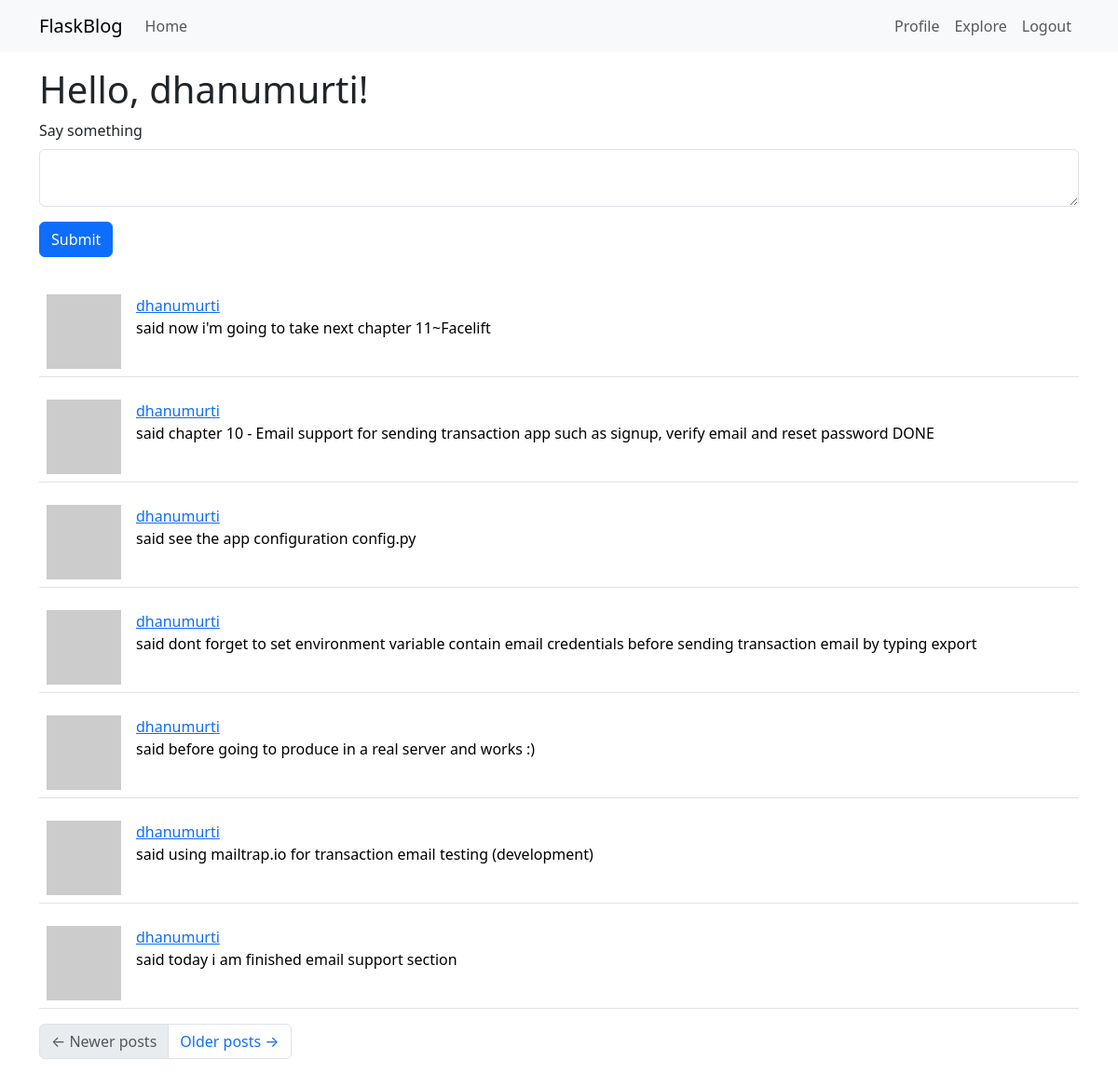
Before: /index (signed in) with the older database file.
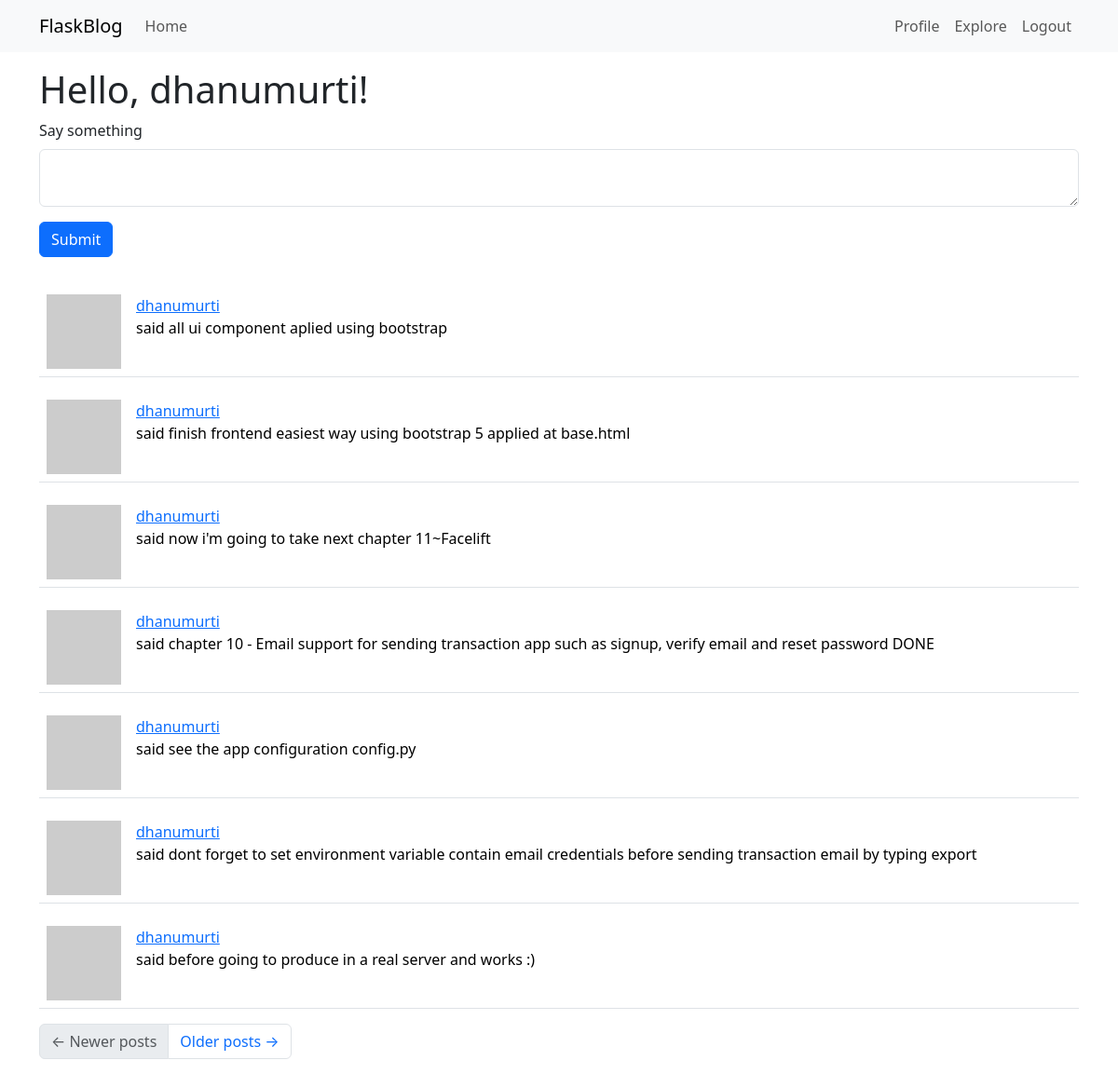
After: the same page with the newer database file.
### app/models.py (models this page shows, shortened)
class Post(db.Model):
    id = db.Column(db.Integer, primary_key=True)
    body = db.Column(db.String(140))
    timestamp = db.Column(db.DateTime, index=True, default=datetime.utcnow)
    user_id = db.Column(db.Integer, db.ForeignKey('user.id'))

class User(UserMixin, db.Model):
    id = db.Column(db.Integer, primary_key=True)
    username = db.Column(db.String(64), index=True, unique=True)
    email = db.Column(db.String(120), index=True, unique=True)
    password_hash = db.Column(db.String(128))
    posts = db.relationship('Post', backref='author', lazy='dynamic')
    about_me = db.Column(db.String(140))
    last_seen = db.Column(db.DateTime, default=datetime.utcnow)
    followed = db.relationship(
        'User', secondary=followers,
        primaryjoin = (followers.c.follower_id == id),
        secondaryjoin = (followers.c.followed_id == id),
        backref = db.backref('followers', lazy='dynamic'), lazy ='dynamic')
    def avatar(self, size):
        digest = md5(self.email.lower().encode('utf-8')).hexdigest()
        return 'https://www.gravatar.com/avatar/{}?d=robohash&s{}'.format(digest, size)
    """-- followed post query without users own post --
    def followed_post(self):
        return Post.query.join(
            followers, (followers.c.followed_id == Post.user_id)).filter(
                followers.c.follower_id == self.id).order_by(
                    Post.timestamp.desc())
                    """
    def followed_posts(self):
        followed = Post.query.join(
            followers, (followers.c.followed_id == Post.user_id)).filter(
                followers.c.follower_id == self.id)
        own = Post.query.filter_by(user_id=self.id)
        return followed.union(own).order_by(Post.timestamp.desc())

### app/routes.py (the view)
@app.route('/', methods=['GET', 'POST'])
@app.route('/index', methods=['GET', 'POST'])
@login_required
def index():
    form = PostForm()
    if form.validate_on_submit():
        post = Post(body=form.post.data, author=current_user)
        db.session.add(post)
        db.session.commit()
        flash('Your post is now live!')
        return redirect(url_for('index'))
    page = request.args.get('page', 1, type=int)
    posts = current_user.followed_posts().paginate(
        page=page, per_page=app.config['POST_PER_PAGE'], error_out=False)
    next_url = url_for('index', page=posts.next_num) \
        if posts.has_next else None
    prev_url = url_for('index', page=posts.prev_num) \
        if posts.has_prev else None
    return render_template('index.html', title='Home Page', form=form,
                        posts=posts.items, next_url=next_url, prev_url=prev_url)

### app/forms.py
class PostForm(FlaskForm):
    post = TextAreaField('Say something', validators=[
        DataRequired(), Length(min=1, max=140)])
    submit = SubmitField('Submit')

### app/models.py (called while the page is built)
@login.user_loader
def load_user(id):
    return User.query.get(int(id))

### app/routes.py (called while the page is built)
@app.before_request
def before_request():
    if current_user.is_authenticated:
        current_user.last_seen = datetime.utcnow()
        db.session.commit()

### app/templates/index.html (shortened to what this page needs)
{% extends "base.html" %}
{% import 'bootstrap_wtf.html' as wtf %}
{% block content %}
    <h1> Hello, {{ current_user.username }}!</h1>
    {% if form %}
    {{ wtf.quick_form(form) }}
    {% endif %}
    {% for post in posts %}
    <p>
        {% include '_post.html'   %}
    </p>
    {% endfor %}
    <nav aria-label="Post navigation">
        <ul class="pagination">
            <li class="page-item{% if not prev_url %} disabled{% endif %}">
                <a class="page-link" href="{{ prev_url }}">
                    <span aria-hidden="true">&larr;</span> Newer posts
                </a>
            </li>
            <li class="page-item{% if not next_url %} disabled{% endif %}">
                <a class="page-link" href="{{ next_url }}">
                    Older posts <span aria-hidden="true">&rarr;</span>
                </a>
            </li>
        </ul>
    </nav>
{% endblock %}

### app/templates/_post.html
<table class="table table-hover">
    <tr>
        <td width="70px">
            <a href="{{ url_for('user', username=post.author.username) }}">
                <img src="{{ post.author.avatar(70) }}" />
            </a>
        </td>
        <td>
            <a href="{{ url_for('user', username=post.author.username) }}">
                {{ post.author.username }}
            </a>
            <br>
            said {{ post.body }}
        </td>
    </tr>
</table>

Changed rows visible on the page:
no longer on this page (row unchanged): Post: author.username "dhanumurti", body "using mailtrap.io for transaction email testing (development)"
no longer on this page (row unchanged): Post: author.username "dhanumurti", body "today i am finished email support section"
added Post: author.username "dhanumurti", body "all ui component aplied using bootstrap"
added Post: author.username "dhanumurti", body "finish frontend easiest way using bootstrap 5 applied at base.html"
